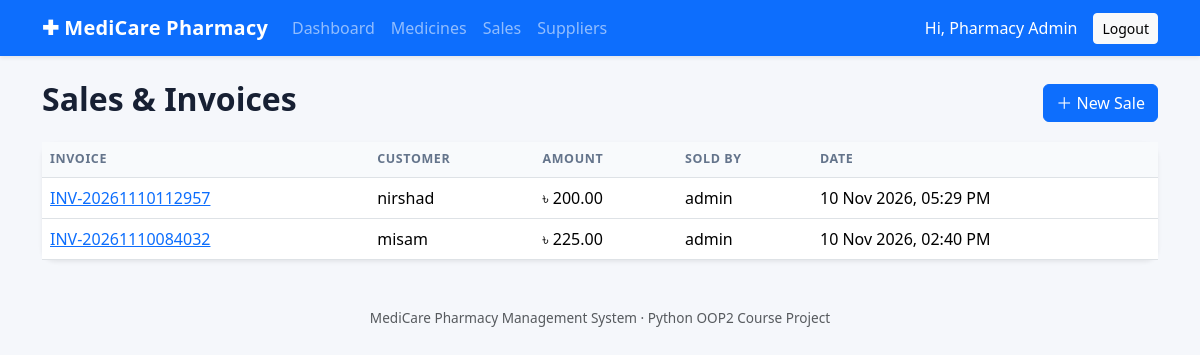
The app's page /sales/ (signed in) with its own data.
### config/core/models.py (models this page shows, shortened)
class Sale(models.Model):
    invoice_no = models.CharField(max_length=30, unique=True)
    customer_name = models.CharField(max_length=120, default='Walk-in Customer')
    customer_phone = models.CharField(max_length=30, blank=True)
    total_amount = models.DecimalField(max_digits=12, decimal_places=2, default=0)
    sold_by = models.ForeignKey('auth.User', on_delete=models.SET_NULL, null=True)
    sold_at = models.DateTimeField(auto_now_add=True)

### config/core/views.py (the view)
# urls.py: urlpatterns = [path('', views.dashboard, name='dashboard'), path('medicines/', views.medicines, name='medicines'), path('medicines/add/', views.medicine_add, name='medicine_add'), path('medicines/<int
@login_required
def sales(request): return render(request,'core/sales.html',{'sales':Sale.objects.order_by('-sold_at')})

### templates/core/sales.html
{% extends 'base.html' %}{% block content %}<div class="d-flex justify-content-between align-items-center mb-3"><h2 class="fw-bold">Sales & Invoices</h2><a class="btn btn-primary" href="{% url 'sale_add' %}">＋ New Sale</a></div><div class="card border-0 shadow-sm"><div class="table-responsive"><table class="table table-hover mb-0"><thead><tr><th>Invoice</th><th>Customer</th><th>Amount</th><th>Sold by</th><th>Date</th></tr></thead><tbody>{% for s in sales %}<tr><td><a href="{% url 'sale_detail' s.pk %}">{{ s.invoice_no }}</a></td><td>{{ s.customer_name }}</td><td>৳ {{ s.total_amount }}</td><td>{{ s.sold_by.username }}</td><td>{{ s.sold_at|date:'d M Y, h:i A' }}</td></tr>{% empty %}<tr><td colspan="5" class="text-center py-5 text-muted">No sales recorded.</td></tr>{% endfor %}</tbody></table></div></div>{% endblock %}

### templates/base.html (shortened to what this page needs)
{% load static %}<!doctype html><html lang="en"><head><link href="https://cdn.jsdelivr.net/npm/bootstrap@5.3.3/dist/css/bootstrap.min.css" rel="stylesheet"><link rel="stylesheet" href="{% static 'css/style.css' %}"></head><body><nav class="navbar navbar-expand-lg navbar-dark bg-primary shadow-sm"><div class="container"><a class="navbar-brand fw-bold" href="{% url 'dashboard' %}">✚ MediCare Pharmacy</a><div id="nav" class="collapse navbar-collapse"><ul class="navbar-nav me-auto"><li class="nav-item"><a class="nav-link" href="{% url 'dashboard' %}">Dashboard</a></li><li class="nav-item"><a class="nav-link" href="{% url 'medicines' %}">Medicines</a></li><li class="nav-item"><a class="nav-link" href="{% url 'sales' %}">Sales</a></li><li class="nav-item"><a class="nav-link" href="{% url 'suppliers' %}">Suppliers</a></li></ul><span class="text-white me-3">Hi, {{ request.user.first_name|default:request.user.username }}</span><form method="post" action="{% url 'logout' %}"><button class="btn btn-light btn-sm">Logout</button></form></div></div></nav><main class="container py-4">{% block content %}{% endblock %}</main><footer class="text-center text-muted py-4">MediCare Pharmacy Management System · Python OOP2 Course Project</footer></body></html>

### static/css/style.css (style rules this page uses)
body { background:#f5f7fb;color:#172033 }
.navbar-brand { letter-spacing:.2px }
.card { border-radius:14px }
.table thead th { font-size:.78rem;text-transform:uppercase;color:#64748b;letter-spacing:.05em;background:#f8fafc }
footer { font-size:.85rem }

### records on screen
Sale: invoice_no "INV-20261110112957", customer_name "nirshad", total_amount "200.00", sold_by.username "admin", sold_at "10 Nov 2026, 05:29 PM"
Sale: invoice_no "INV-20261110084032", customer_name "misam", total_amount "225.00", sold_by.username "admin", sold_at "10 Nov 2026, 02:40 PM"

### other values on screen
{{ request.user.first_name|default:request.user.username }} "Pharmacy Admin"
